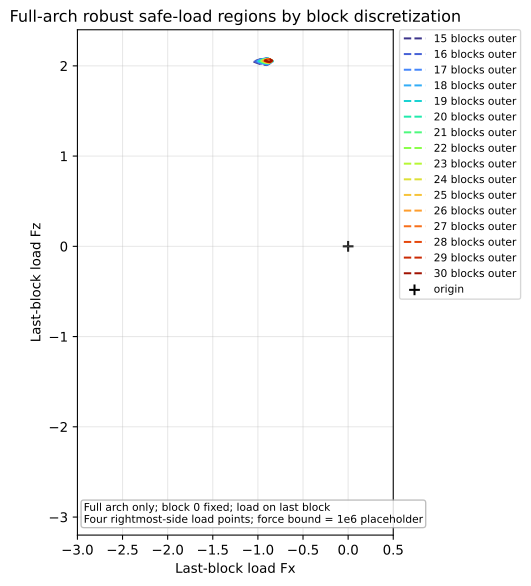

The Python source for this figure:
"""Compare full-arch robust safe-load regions across arch discretizations."""

import math
from dataclasses import replace
from pathlib import Path

import matplotlib.pyplot as plt
import numpy as np
from compas_assembly.datastructures import Block

from compas_cra.algorithms import assembly_interfaces_numpy
from compas_cra.datastructures import CRA_Assembly
from compas_cra.equilibrium import plot_rbe_robust_results
from compas_cra.equilibrium import rbe_robust_support_dual
from compas_cra.geometry import Arch

HEIGHT = 5
SPAN = 10
THICKNESS = 0.5
DEPTH = 0.5
NUM_BLOCKS_RANGE = range(15, 31)
MU = 0.7
DENSITY = 1.0
NUM_DIRECTIONS = 36
APPLICATION_FORCE_BOUND = 1e6
VIEW_XLIM = (-3.0, 0.5)
VIEW_YLIM = (-3.2, 2.4)
OUTPUT_SVG = Path(__file__).with_suffix(".svg")
METRICS_OUTPUT_SVG = OUTPUT_SVG.with_name("{}_metrics.svg".format(OUTPUT_SVG.stem))
OVERLAY_OUTPUT_SVG = OUTPUT_SVG.with_name("{}_overlay.svg".format(OUTPUT_SVG.stem))
DISPLAY_LOAD_DOFS = (("last", "fx"), ("last", "fz"))
EMPTY_SAFE_SET_TEXT = "safe load set is empty"


def sampled_colormap_colors(name, count):
    """Return distinct colors sampled across a Matplotlib colormap."""
    if count <= 0:
        return []
    colormap = plt.get_cmap(name)
    if count == 1:
        return [colormap(0.5)]
    return [colormap(0.05 + 0.90 * index / (count - 1)) for index in range(count)]


def point_coordinates(point):
    """Return point coordinates as a plain list."""
    if hasattr(point, "x") and hasattr(point, "y") and hasattr(point, "z"):
        return [point.x, point.y, point.z]
    return list(point)


def rightmost_side_vertices(block):
    """Return the four vertices of the block face with maximum x-coordinate."""
    face_coordinates = []
    for face in block.faces():
        coordinates = [point_coordinates(block.vertex_coordinates(vertex)) for vertex in block.face_vertices(face)]
        face_coordinates.append(coordinates)
    return max(face_coordinates, key=lambda coordinates: sum(point[0] for point in coordinates) / len(coordinates))


def build_full_arch(num_blocks):
    """Build a full left-to-right arch assembly with block 0 fixed."""
    arch = Arch(
        height=HEIGHT,
        span=SPAN,
        thickness=THICKNESS,
        depth=DEPTH,
        num_blocks=num_blocks,
        extra_support=False,
    )
    assembly = CRA_Assembly()
    for node, mesh in enumerate(reversed(arch.blocks())):
        assembly.add_block(mesh.copy(cls=Block), node=node)
    assembly.set_boundary_conditions([0])
    assembly_interfaces_numpy(assembly, nmax=10, amin=1e-2, tmax=1e-2)
    return assembly


def polygon_area(polygon):
    """Return polygon area with the shoelace formula."""
    if len(polygon) < 3:
        return math.nan
    coordinates = np.asarray(polygon, dtype=float)
    x = coordinates[:, 0]
    y = coordinates[:, 1]
    return 0.5 * abs(float(np.dot(x, np.roll(y, -1)) - np.dot(y, np.roll(x, -1))))


def polygon_bounds(polygon):
    """Return ``Fx`` and ``Fz`` bounds for one polygon."""
    if len(polygon) < 3:
        return math.nan, math.nan, math.nan, math.nan
    coordinates = np.asarray(polygon, dtype=float)
    return (
        float(coordinates[:, 0].min()),
        float(coordinates[:, 0].max()),
        float(coordinates[:, 1].min()),
        float(coordinates[:, 1].max()),
    )


def metric_row(num_blocks, result=None, error=None):
    """Return one metrics dictionary for console and plot output."""
    if result is None:
        return {
            "num_blocks": num_blocks,
            "status": "empty" if error else "failed",
            "bounded": False,
            "bounded_directions": 0,
            "center": [],
            "area": math.nan,
            "fx_min": math.nan,
            "fx_max": math.nan,
            "fz_min": math.nan,
            "fz_max": math.nan,
        }

    if result.is_bounded and len(result.outer_polygon) >= 3:
        area = polygon_area(result.outer_polygon)
        fx_min, fx_max, fz_min, fz_max = polygon_bounds(result.outer_polygon)
    else:
        area = math.nan
        fx_min, fx_max, fz_min, fz_max = math.nan, math.nan, math.nan, math.nan

    return {
        "num_blocks": num_blocks,
        "status": "ok",
        "bounded": result.is_bounded,
        "bounded_directions": result.statuses.count("optimal"),
        "center": result.feasible_center,
        "area": area,
        "fx_min": fx_min,
        "fx_max": fx_max,
        "fz_min": fz_min,
        "fz_max": fz_max,
    }


def solve_discretization_cases():
    """Solve full-arch safe-load regions for each block count."""
    results = []
    labels = []
    metrics = []
    print("blocks | status | bounded | bounded_dirs | area | Fx_min | Fx_max | Fz_min | Fz_max")
    for num_blocks in NUM_BLOCKS_RANGE:
        assembly = build_full_arch(num_blocks)
        load_node = num_blocks - 1
        block = assembly.graph.node_attribute(load_node, "block")
        load_dofs = [(load_node, "fx"), (load_node, "fz")]
        try:
            result = rbe_robust_support_dual(
                assembly,
                load_dofs,
                mu=MU,
                density=DENSITY,
                load_application_points={load_node: rightmost_side_vertices(block)},
                application_force_bound=APPLICATION_FORCE_BOUND,
                num_directions=NUM_DIRECTIONS,
            )
        except ValueError as error:
            if EMPTY_SAFE_SET_TEXT not in str(error):
                raise
            row = metric_row(num_blocks, error=error)
            metrics.append(row)
            print_metric_row(row)
            continue

        row = metric_row(num_blocks, result=result)
        metrics.append(row)
        results.append(replace(result, load_dofs=DISPLAY_LOAD_DOFS))
        labels.append("{} blocks".format(num_blocks))
        print_metric_row(row)
    return results, labels, metrics


def format_metric(value):
    """Format a metric value while preserving ``nan`` text."""
    if isinstance(value, float) and math.isnan(value):
        return "nan"
    return "{:.6g}".format(value)


def print_metric_row(row):
    """Print one compact metrics table row."""
    print(
        "{num_blocks:>6} | {status:<6} | {bounded!s:<7} | {bounded_directions:>13} | "
        "{area:>10} | {fx_min:>10} | {fx_max:>10} | {fz_min:>10} | {fz_max:>10}".format(
            num_blocks=row["num_blocks"],
            status=row["status"],
            bounded=row["bounded"],
            bounded_directions=row["bounded_directions"],
            area=format_metric(row["area"]),
            fx_min=format_metric(row["fx_min"]),
            fx_max=format_metric(row["fx_max"]),
            fz_min=format_metric(row["fz_min"]),
            fz_max=format_metric(row["fz_max"]),
        )
    )


def render_regions(results, labels):
    """Render all solved safe-load regions in one comparison plot."""
    plt.rcParams["svg.fonttype"] = "none"
    figure, axes = plot_rbe_robust_results(
        results,
        labels=labels,
        colors=sampled_colormap_colors("turbo", len(results)),
        show_points=False,
        show_center=False,
        xlim=VIEW_XLIM,
        ylim=VIEW_YLIM,
    )
    figure.set_size_inches(10.5, 6.2)
    axes.set_xlabel("Last-block load Fx")
    axes.set_ylabel("Last-block load Fz")
    axes.set_title("Full-arch robust safe-load regions by block discretization")
    axes.text(
        0.02,
        0.02,
        "Full arch only; block 0 fixed; load on last block\n"
        "Four rightmost-side load points; force bound = 1e6 placeholder",
        transform=axes.transAxes,
        fontsize=8,
        va="bottom",
        bbox={"boxstyle": "round,pad=0.25", "facecolor": "white", "edgecolor": "0.7", "alpha": 0.85},
    )
    legend = axes.legend(loc="upper left", bbox_to_anchor=(1.02, 1.0), borderaxespad=0, fontsize=8)
    legend.set_draggable(True)
    figure.tight_layout()
    return figure


def render_visual_overlay(results, labels):
    """Render a clean overlay of all solved safe-load regions."""
    plt.rcParams["svg.fonttype"] = "none"
    colors = sampled_colormap_colors("turbo", len(results))
    figure, axes = plt.subplots(figsize=(10.5, 6.2))
    for result, label, color in zip(results, labels, colors):
        if len(result.outer_polygon) < 3:
            continue
        polygon = np.asarray(result.outer_polygon, dtype=float)
        closed_polygon = np.vstack([polygon, polygon[0]])
        axes.fill(polygon[:, 0], polygon[:, 1], color=color, alpha=0.08)
        axes.plot(closed_polygon[:, 0], closed_polygon[:, 1], color=color, linewidth=1.3, label=label)

    axes.set_xlim(VIEW_XLIM)
    axes.set_ylim(VIEW_YLIM)
    axes.set_aspect("equal", adjustable="box")
    axes.set_xlabel("Last-block load Fx")
    axes.set_ylabel("Last-block load Fz")
    axes.set_title("Full-arch safe-load regions: visual overlay")
    axes.grid(True, alpha=0.3)
    legend = axes.legend(loc="upper left", bbox_to_anchor=(1.02, 1.0), borderaxespad=0, fontsize=8)
    legend.set_draggable(True)
    figure.tight_layout()
    return figure


def metric_array(metrics, key):
    """Return one metric series as a NumPy array."""
    return np.asarray([row[key] for row in metrics], dtype=float)


def render_metrics(metrics):
    """Render area and visible-load bounds versus block count."""
    plt.rcParams["svg.fonttype"] = "none"
    block_counts = metric_array(metrics, "num_blocks")
    figure, axes = plt.subplots(1, 2, figsize=(11, 4.2))

    axes[0].plot(block_counts, metric_array(metrics, "area"), marker="o", color="#0072B2")
    axes[0].set_title("Outer-polygon area")
    axes[0].set_xlabel("number of blocks")
    axes[0].set_ylabel("area")
    axes[0].grid(True, alpha=0.3)

    axes[1].plot(block_counts, metric_array(metrics, "fx_min"), marker="o", label="Fx min")
    axes[1].plot(block_counts, metric_array(metrics, "fx_max"), marker="o", label="Fx max")
    axes[1].plot(block_counts, metric_array(metrics, "fz_min"), marker="o", label="Fz min")
    axes[1].plot(block_counts, metric_array(metrics, "fz_max"), marker="o", label="Fz max")
    axes[1].set_title("Visible polygon bounds")
    axes[1].set_xlabel("number of blocks")
    axes[1].set_ylabel("load value")
    axes[1].grid(True, alpha=0.3)
    axes[1].legend()

    figure.suptitle("Full-arch discretization metrics")
    figure.tight_layout()
    return figure


def save_svg(figure, path):
    """Save one Matplotlib figure as SVG and report the path."""
    figure.savefig(path, format="svg", bbox_inches="tight")
    print("saved SVG: {}".format(path))


if __name__ == "__main__":
    solved_results, solved_labels, solved_metrics = solve_discretization_cases()
    if solved_results:
        region_figure = render_regions(solved_results, solved_labels)
        save_svg(region_figure, OUTPUT_SVG)
        overlay_figure = render_visual_overlay(solved_results, solved_labels)
        save_svg(overlay_figure, OVERLAY_OUTPUT_SVG)
    else:
        region_figure = None
        overlay_figure = None
        print("no solved regions to plot")

    metrics_figure = render_metrics(solved_metrics)
    save_svg(metrics_figure, METRICS_OUTPUT_SVG)

    if plt.get_backend().lower() != "agg":
        plt.show()
    else:
        if region_figure is not None:
            plt.close(region_figure)
        if overlay_figure is not None:
            plt.close(overlay_figure)
        plt.close(metrics_figure)
